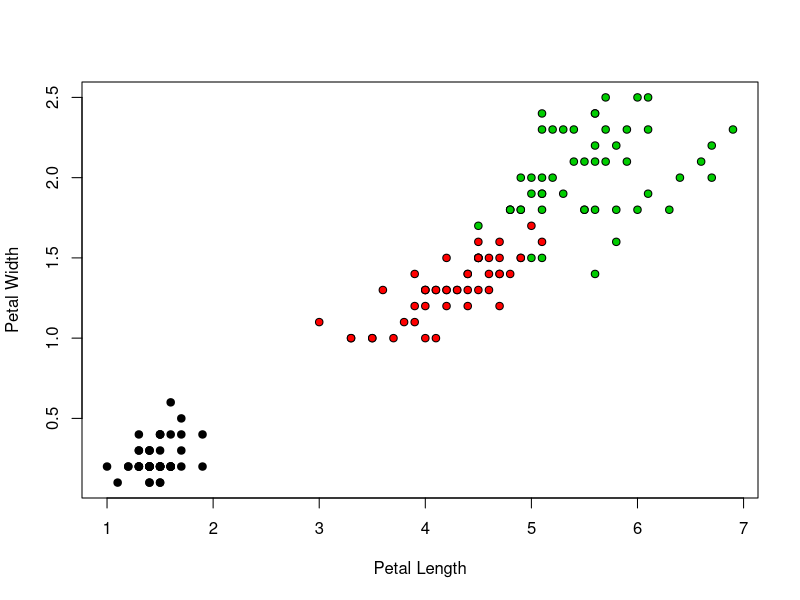
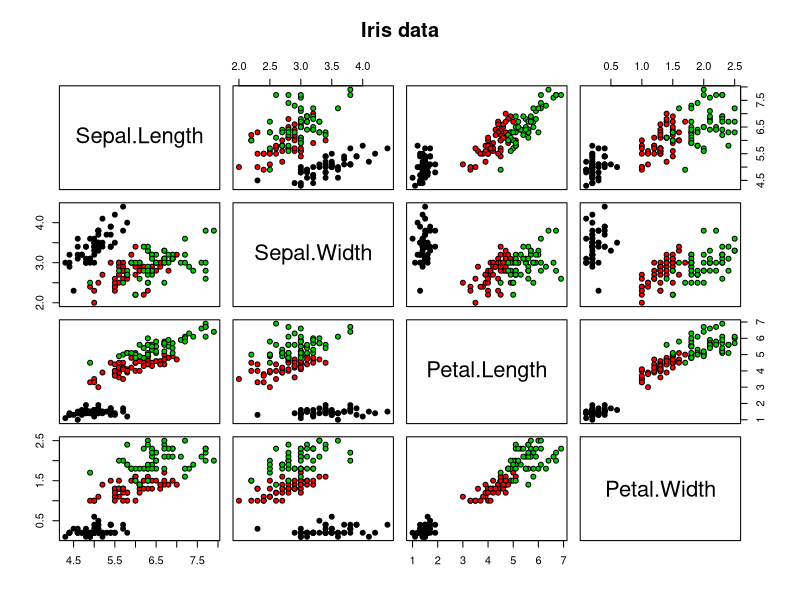

These charts were generated, in order, by the following R code:
## ---- chunk 1
data(iris)
str(iris)
## ---- chunk 2
unique(iris$Species)
## ---- chunk 3
plot(iris$Petal.Length, iris$Petal.Width, pch=21, xlab="Petal Length", ylab="Petal Width", bg = c("black", "red", "green3")[unclass(iris$Species)])
## ---- chunk 4
pairs(iris[1:4], main="Iris data", pch=21, bg = c("black", "red", "green3")[unclass(iris$Species)])
